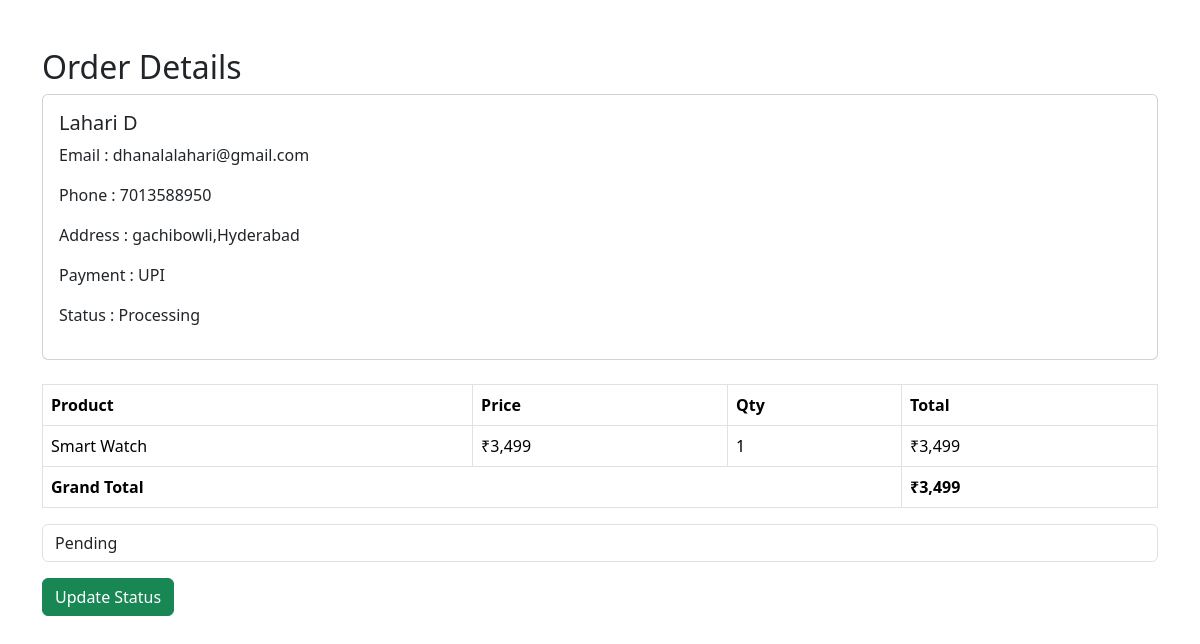
/admin/view_order.php?id=1 (signed in), run on the app's committed database.
### tables this page shows
CREATE TABLE `orders` (
  `id` int(11) NOT NULL,
  `user_id` int(11) DEFAULT NULL,
  `total_amount` decimal(10,2) DEFAULT NULL,
  `order_status` varchar(50) DEFAULT 'Pending',
  `order_date` timestamp NOT NULL DEFAULT current_timestamp(),
  `shipping_address` text DEFAULT NULL,
  `payment_method` varchar(50) DEFAULT NULL
);

CREATE TABLE `users` (
  `id` int(11) NOT NULL,
  `fullname` varchar(100) NOT NULL,
  `email` varchar(100) NOT NULL,
  `phone` varchar(15) DEFAULT NULL,
  `password` varchar(255) NOT NULL,
  `address` text DEFAULT NULL,
  `created_at` timestamp NOT NULL DEFAULT current_timestamp()
);

CREATE TABLE `order_items` (
  `id` int(11) NOT NULL,
  `order_id` int(11) DEFAULT NULL,
  `product_id` int(11) DEFAULT NULL,
  `quantity` int(11) DEFAULT NULL,
  `price` decimal(10,2) DEFAULT NULL
);

CREATE TABLE `products` (
  `id` int(11) NOT NULL,
  `category_id` int(11) DEFAULT NULL,
  `product_name` varchar(200) DEFAULT NULL,
  `description` text DEFAULT NULL,
  `price` decimal(10,2) DEFAULT NULL,
  `stock` int(11) DEFAULT NULL,
  `image` varchar(255) DEFAULT NULL,
  `created_at` timestamp NOT NULL DEFAULT current_timestamp()
);

### admin/view_order.php (the view, shortened to what this page needs)
<?php
include("../includes/db.php");
$order_id = intval($_GET['id']);
$order = mysqli_fetch_assoc(
mysqli_query($conn,
"SELECT
orders.*,
users.fullname,
users.email,
users.phone
FROM orders
JOIN users
ON orders.user_id=users.id
WHERE orders.id='$order_id'")
);
$items = mysqli_query($conn,
"SELECT
order_items.*,
products.product_name
FROM order_items
JOIN products
ON order_items.product_id=products.id
WHERE order_items.order_id='$order_id'");
?>
<!DOCTYPE html>
<html>
<head>
<link href="https://cdn.jsdelivr.net/npm/bootstrap@5.3.3/dist/css/bootstrap.min.css" rel="stylesheet">
</head>
<body>
<div class="container mt-5">
<h2>Order Details</h2>
<div class="card mb-4">
<div class="card-body">
<h5><?php echo $order['fullname']; ?></h5>
<p>Email : <?php echo $order['email']; ?></p>
<p>Phone : <?php echo $order['phone']; ?></p>
<p>Address : <?php echo $order['shipping_address']; ?></p>
<p>Payment : <?php echo $order['payment_method']; ?></p>
<p>Status : <?php echo $order['order_status']; ?></p>
</div>
</div>
<table class="table table-bordered">
<tr>
<th>Product</th>
<th>Price</th>
<th>Qty</th>
<th>Total</th>
</tr>
<?php
$total=0;
while($item=mysqli_fetch_assoc($items))
{
$sub=$item['price']*$item['quantity'];
$total+=$sub;
?>
<tr>
<td><?php echo $item['product_name']; ?></td>
<td>₹<?php echo number_format($item['price']); ?></td>
<td><?php echo $item['quantity']; ?></td>
<td>₹<?php echo number_format($sub); ?></td>
</tr>
<?php
}
?>
<tr>
<th colspan="3">
Grand Total
</th>
<th>
₹<?php echo number_format($total); ?>
</th>
</tr>
</table>
<form method="POST" action="orders.php">
<select
name="status"
class="form-control mb-3">
<option>Pending</option>
</select>
<button
name="update_status"
class="btn btn-success">
Update Status
</button>
</form>
</div>
</body>
</html>

### data on the page
orders: user.fullname "Lahari D", user.email "dhanalalahari@gmail.com", user.phone "7013588950", shipping_address "gachibowli,Hyderabad", payment_method "UPI", order_status "Processing"
order_items: product.product_name "Smart Watch", price "3,499", quantity "1", sub "3,499"

### other printed values
$total "3,499"
